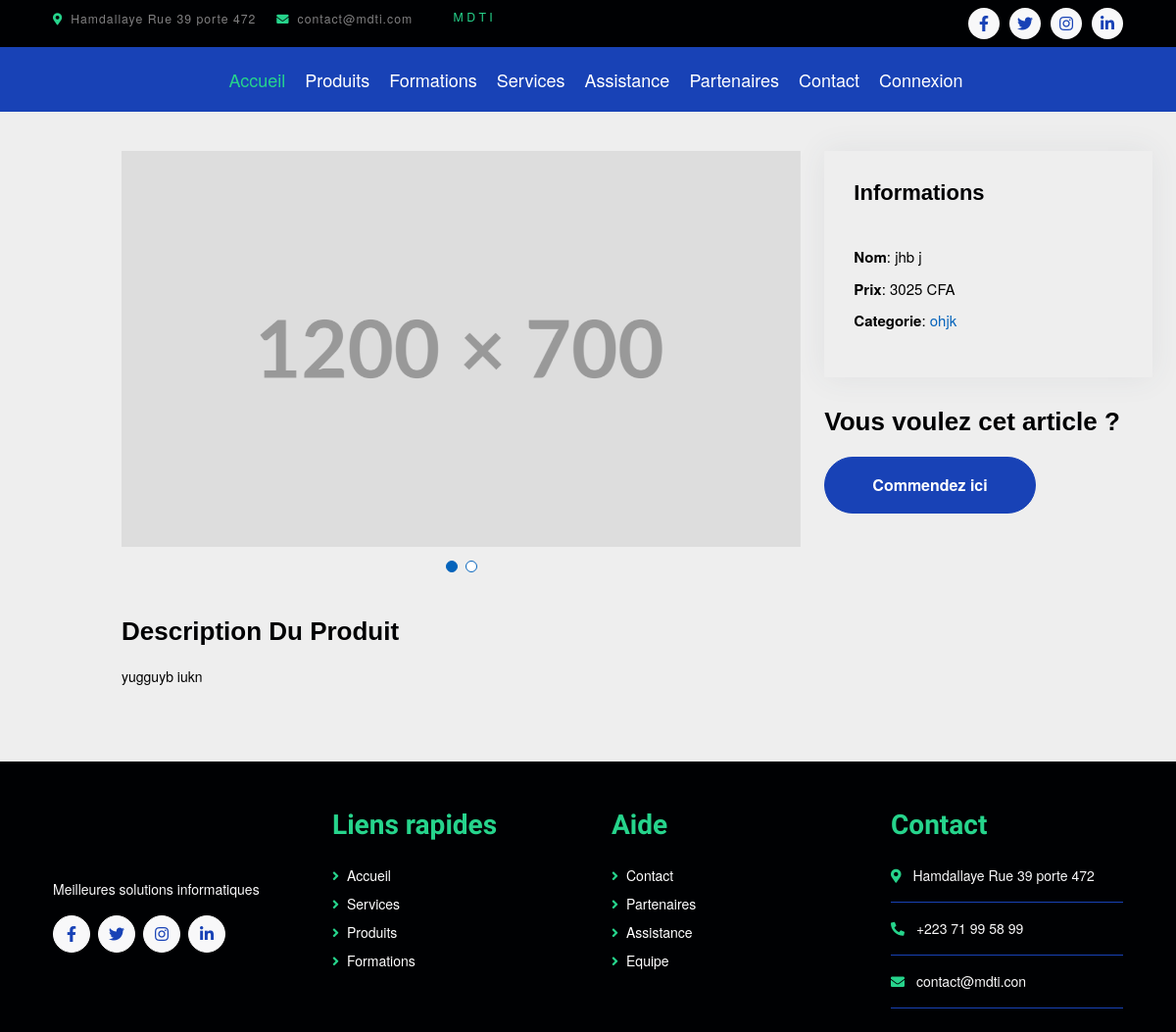
The page /produit/detail/jhb-j on the database its author committed.
### produit/models.py (models this page shows, shortened)
class Image(models.Model):
    nom = models.CharField(max_length=255)
    image = models.ImageField(null=True, blank=True, verbose_name="Image: 1200x700")
    produit = models.ForeignKey(Produit, on_delete=models.CASCADE)

class Produit(models.Model):
    nom = models.CharField(max_length=255)
    slug = models.SlugField(editable=False, unique=True)
    reference = models.SlugField()
    prix = models.IntegerField()
    description = HTMLField()
    image_couverture = models.ImageField(null=True, blank=True, verbose_name="Image: 1200x700")
    categorie = models.ForeignKey(Categorie, on_delete=models.CASCADE)
    create_at = models.DateTimeField(auto_now=True)
    updated_at = models.DateTimeField(auto_now=True)

class Categorie(models.Model):
    slug = models.SlugField(editable=False, unique=True)
    nom = models.CharField(max_length=255)

### produit/views.py (the view)
# urls.py: path('detail/<str:slug>', produit_detail, name="produit_detail"),
def produit_detail(request, slug):
    list_produit = get_object_or_404(Produit, slug = slug)
    list_image = Image.objects.all()
    context = {"produit": list_produit,
               "list_images": list_image,
               }
    return render(request, "produit/produit_detail.html", context)

### produit/templates/produit/produit_detail.html (shortened to what this page needs)
{% extends 'base.html' %}
{% load static %}
{% block content %}
  <main id="main">
    <section id="portfolio-details" class="portfolio-details">
      <div class="container">
        <div class="row gy-4">
          <div class="col-lg-8">
            <div class="portfolio-details-slider swiper">
              <div class="swiper-wrapper align-items-center">
                {% for image in list_images %}
                <div class="swiper-slide">
                  <img src="{{image.image.url}}" alt="">
                </div>
                {% endfor %}
              </div>
              <div class="swiper-pagination"></div>
                 <div class="portfolio-description">
              <h2>Description Du Produit</h2>
              <p>
                {{produit.description | safe }}
              </p>
            </div>
            </div>
          </div>
          <div class="col-lg-4">
            <div class="portfolio-info">
              <h3>Informations</h3>
              <ul>
                <li><strong>Nom</strong>: {{produit.nom}}</li>
                <li><strong>Prix</strong>: {{produit.prix}} CFA</li>
                <li><strong>Categorie</strong>: <a href="{% url 'produit_index_par_categorie' produit.categorie.slug %}">{{produit.categorie.nom}}</a></li>
              </ul>
            </div>
            <div class="portfolio-description">
              <h2>Vous voulez cet article ?</h2>
              <p>
                <a href="{% url 'produit_commander' produit.slug %}" class="me-2"><button type="button" class="px-4 py-sm-3 px-sm-5 btn btn-primary rounded-pill carousel-content-btn1 animated fadeInLeft">Commendez ici</button></a>
              </p>
            </div>
          </div>
        </div>
      </div>
    </section>
  </main>
{% endblock %}

### root/static/css/style.css (style rules this page uses)
.btn { font-weight: 600; transition: .5s; }

### root/static/assets/css/style.css (style rules this page uses)
body { font-family: "Open Sans", sans-serif; color: #272829; }
a { color: #0563bb; text-decoration: none; }
h1, h2, h3, h4, h5, h6 { font-family: "Raleway", sans-serif; }
@media (min-width: 991px) { #main { margin-left: 100px; } }
section { padding: 60px 0; overflow: hidden; }
.portfolio-details { padding-top: 40px; }
.portfolio-details .portfolio-details-slider img { width: 100%; }
.portfolio-details .portfolio-details-slider .swiper-pagination { margin-top: 20px; position: relative; }
.portfolio-details .portfolio-info { padding: 30px; box-shadow: 0px 0 30px rgba(69, 80, 91, 0.08); }
.portfolio-details .portfolio-info h3 { font-size: 22px; font-weight: 700; margin-bottom: 20px; padding-bottom: 20px; border-bottom: 1px solid #eee; }
.portfolio-details .portfolio-info ul { list-style: none; padding: 0; font-size: 15px; }
.portfolio-details .portfolio-info ul li+li { margin-top: 10px; }
.portfolio-details .portfolio-description { padding-top: 30px; }
.portfolio-details .portfolio-description h2 { font-size: 26px; font-weight: 700; margin-bottom: 20px; }
.portfolio-details .portfolio-description p { padding: 0; }

### root/templates/base.html (style rules this page uses)
html, body { position: relative; height: 100%; }
body { background: #eee; font-family: Helvetica Neue, Helvetica, Arial, sans-serif; font-size: 14px; color: #000; margin: 0; padding: 0; }

### rows shown on the page
Image: image (picture)
Produit: description "yugguyb iukn", nom "jhb j", prix "3025", categorie.nom "ohjk"
